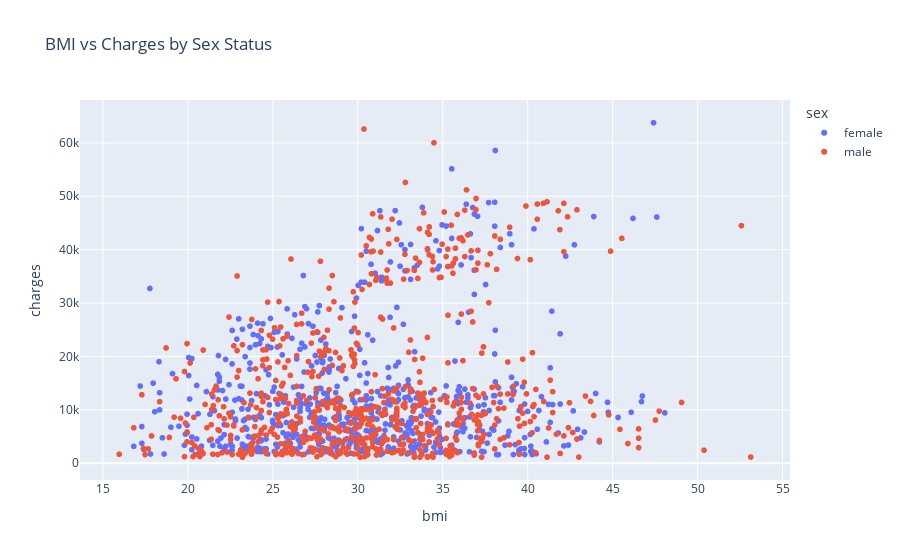

This figure's notebook cell:
### Code cell
fig = px.scatter(df, x='bmi', y='charges', color='sex', title='BMI vs Charges by Sex Status')
fig.show()

### Figure 1 — Plotly figure (JSON) as saved in the notebook; plotly's stock layout.template omitted (floating-point values rounded to 4 significant figures; data arrays with more than 128 entries replaced by an {"elided": "..."} marker saying what was removed)
{"data": [{"hovertemplate": "sex=female<br>bmi=%{x}<br>charges=%{y}<extra></extra>", "legendgroup": "female", "marker": {"color": "#636efa", "symbol": "circle"}, "mode": "markers", "name": "female", "showlegend": true, "type": "scattergl", "x": {"elided": "662 float values"}, "xaxis": "x", "y": {"elided": "662 float values"}, "yaxis": "y"}, {"hovertemplate": "sex=male<br>bmi=%{x}<br>charges=%{y}<extra></extra>", "legendgroup": "male", "marker": {"color": "#EF553B", "symbol": "circle"}, "mode": "markers", "name": "male", "showlegend": true, "type": "scattergl", "x": {"elided": "676 float values"}, "xaxis": "x", "y": {"elided": "676 float values"}, "yaxis": "y"}], "layout": {"legend": {"title": {"text": "sex"}, "tracegroupgap": 0}, "title": {"text": "BMI vs Charges by Sex Status"}, "xaxis": {"anchor": "y", "domain": [0, 1], "title": {"text": "bmi"}}, "yaxis": {"anchor": "x", "domain": [0, 1], "title": {"text": "charges"}}}}
